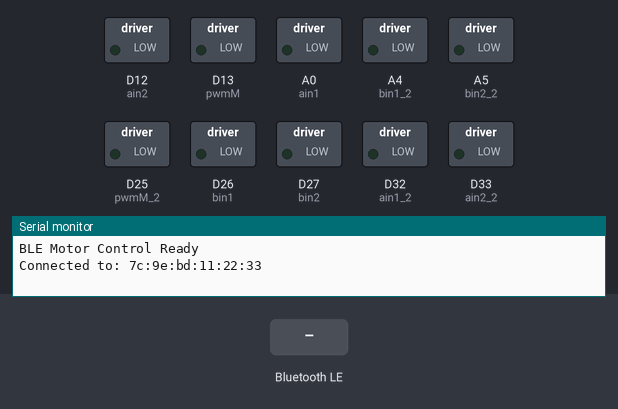
Bench run of a sketch on a simulated Arduino Uno R4 WiFi. On the bench: switched loads named in the sketch (green lamp = pin HIGH), the last lines printed to the serial monitor. Inputs (shaded band) come from the test bench. Nothing arrives over Bluetooth unless stated; a phone connects over Bluetooth LE 3 s after start.

Above: at 3.8 s.
3.9 s: Bluetooth LE write "forward" received
At 5.1 s:
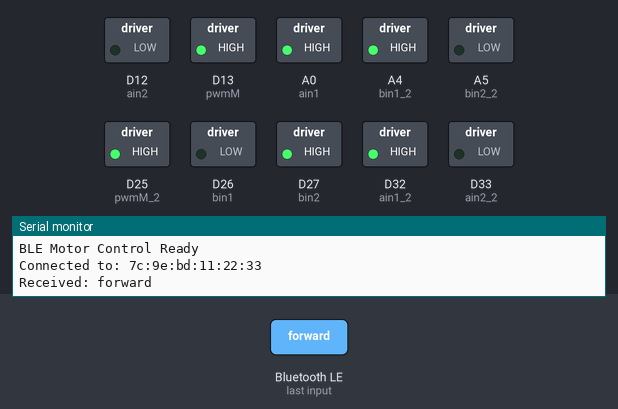
5.4 s: Bluetooth LE write "backward" received
At 6.4 s:
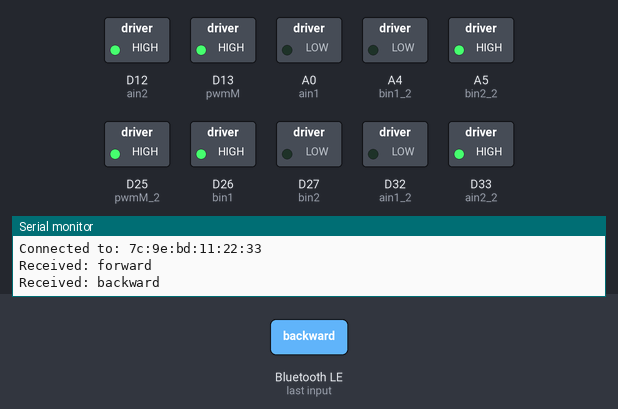
6.9 s: Bluetooth LE write "right" received
At 7.5 s:
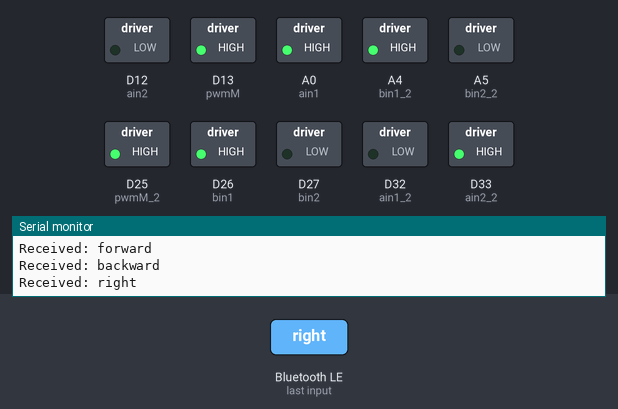
8.4 s: Bluetooth LE write "left" received
At 8.7 s:
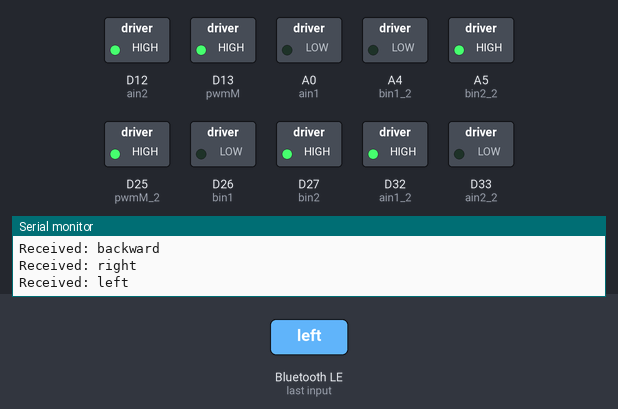
Timing chart, 0 to 10.9 s (numbered marks = the images above; inputs shaded):
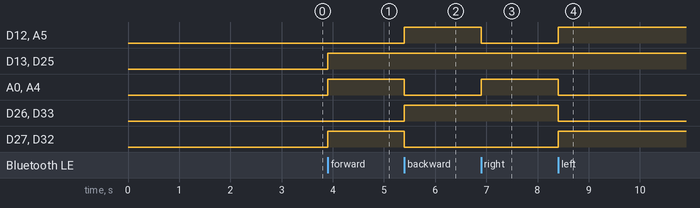

The sketch:

final_sketch.ino
```cpp
#include <ArduinoBLE.h>

// Motor control pins
#define ain1 14
#define ain2 12
#define bin1 26
#define bin2 27
#define pwmM 13
#define pwmM_2 25

#define ain1_2 32
#define ain2_2 33
#define bin1_2 18
#define bin2_2 19

const int fixedSpeed = 200;

// BLE service and characteristic
BLEService motorService("180A"); // Custom Motor Control Service UUID
BLEStringCharacteristic commandChar("2A57", BLEWrite, 20); // Custom Command Characteristic

void setMotorSpeed(int speed) {
  analogWrite(pwmM, speed);
  analogWrite(pwmM_2, speed);
}

void stopMotors() {
  digitalWrite(ain1, LOW); digitalWrite(ain2, LOW);
  digitalWrite(bin1, LOW); digitalWrite(bin2, LOW);
  digitalWrite(ain1_2, LOW); digitalWrite(ain2_2, LOW);
  digitalWrite(bin1_2, LOW); digitalWrite(bin2_2, LOW);
  setMotorSpeed(0);
}

void handleCommand(String direction) {
  direction.toLowerCase();
  if (direction == "forward") {
    digitalWrite(ain1, HIGH); digitalWrite(ain2, LOW);
    digitalWrite(bin1, LOW); digitalWrite(bin2, HIGH);
    digitalWrite(ain1_2, HIGH); digitalWrite(ain2_2, LOW);
    digitalWrite(bin1_2, HIGH); digitalWrite(bin2_2, LOW);
  } else if (direction == "backward") {
    digitalWrite(ain1, LOW); digitalWrite(ain2, HIGH);
    digitalWrite(bin1, HIGH); digitalWrite(bin2, LOW);
    digitalWrite(ain1_2, LOW); digitalWrite(ain2_2, HIGH);
    digitalWrite(bin1_2, LOW); digitalWrite(bin2_2, HIGH);
  } else if (direction == "right") {
    digitalWrite(ain1, HIGH); digitalWrite(ain2, LOW);
    digitalWrite(bin1, HIGH); digitalWrite(bin2, LOW);
    digitalWrite(ain1_2, LOW); digitalWrite(ain2_2, HIGH);
    digitalWrite(bin1_2, HIGH); digitalWrite(bin2_2, LOW);
  } else if (direction == "left") {
    digitalWrite(ain1, LOW); digitalWrite(ain2, HIGH);
    digitalWrite(bin1, LOW); digitalWrite(bin2, HIGH);
    digitalWrite(ain1_2, HIGH); digitalWrite(ain2_2, LOW);
    digitalWrite(bin1_2, LOW); digitalWrite(bin2_2, HIGH);
  } else {
    stopMotors();
    return;
  }
  setMotorSpeed(fixedSpeed);
}

void setup() {
  Serial.begin(115200);

  // Pin setup
  pinMode(ain1, OUTPUT); pinMode(ain2, OUTPUT);
  pinMode(bin1, OUTPUT); pinMode(bin2, OUTPUT);
  pinMode(pwmM, OUTPUT); pinMode(pwmM_2, OUTPUT);
  pinMode(ain1_2, OUTPUT); pinMode(ain2_2, OUTPUT);
  pinMode(bin1_2, OUTPUT); pinMode(bin2_2, OUTPUT);

  stopMotors();

  // BLE setup
  if (!BLE.begin()) {
    Serial.println("BLE init failed!");
    while (1);
  }

  BLE.setLocalName("ArduinoR4Motor");
  BLE.setAdvertisedService(motorService);
  motorService.addCharacteristic(commandChar);
  BLE.addService(motorService);
  commandChar.writeValue("stop");
  BLE.advertise();

  Serial.println("BLE Motor Control Ready");
}

void loop() {
  BLEDevice central = BLE.central();
  if (central) {
    Serial.print("Connected to: ");
    Serial.println(central.address());

    while (central.connected()) {
      if (commandChar.written()) {
        String cmd = commandChar.value();
        Serial.print("Received: ");
        Serial.println(cmd);
        handleCommand(cmd);
      }
    }

    Serial.println("Disconnected");
    stopMotors();
  }
}
```

Measured:
- after the input at 3.9 s, D13 (pwmM), A0 (ain1), A4 (bin1_2), D25 (pwmM_2), D27 (bin2), D32 (ain1_2): LOW → HIGH at once
- after the input at 5.4 s, D12 (ain2), A5 (bin2_2), D26 (bin1), D33 (ain2_2): LOW → HIGH at once; A0 (ain1), A4 (bin1_2), D27 (bin2), D32 (ain1_2): HIGH → LOW at once
- after the input at 6.9 s, D12 (ain2), A5 (bin2_2): HIGH → LOW at once; A0 (ain1), A4 (bin1_2): LOW → HIGH at once
- after the input at 8.4 s, D12 (ain2), A5 (bin2_2), D27 (bin2), D32 (ain1_2): LOW → HIGH at once; A0 (ain1), A4 (bin1_2), D26 (bin1), D33 (ain2_2): HIGH → LOW at once
